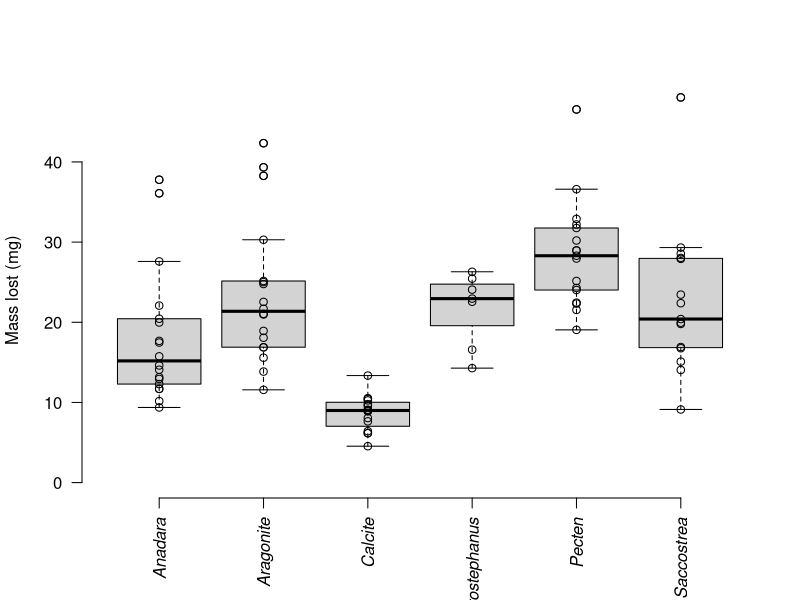
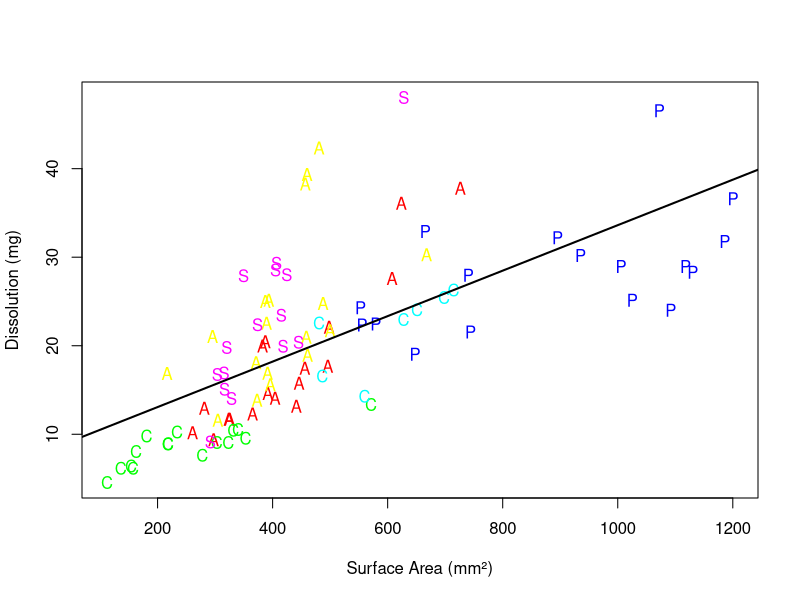
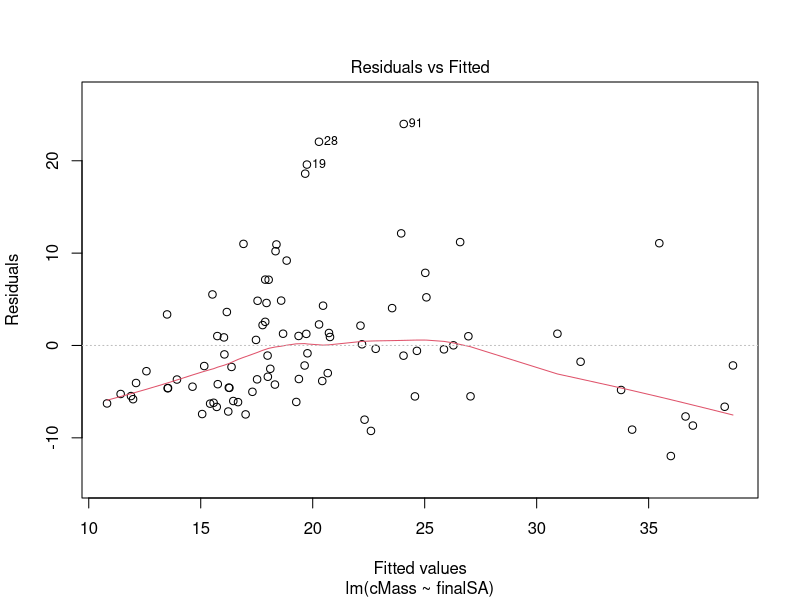
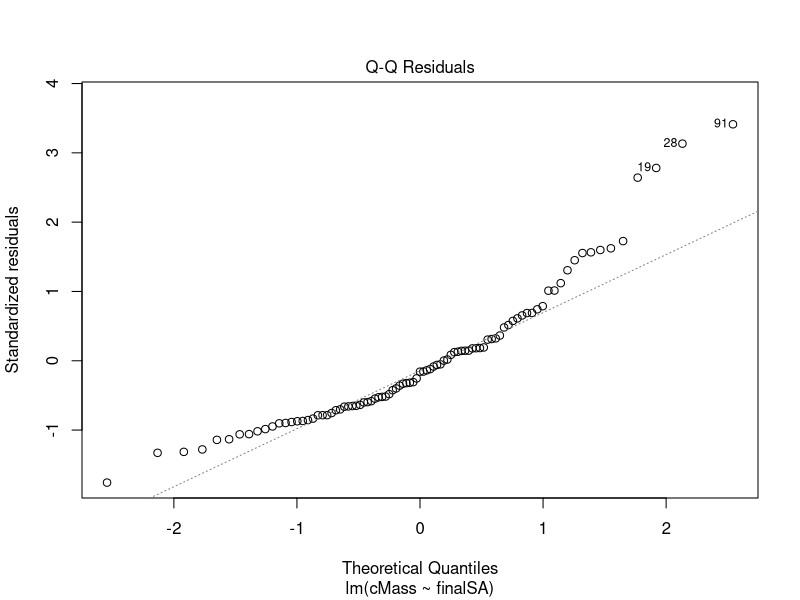
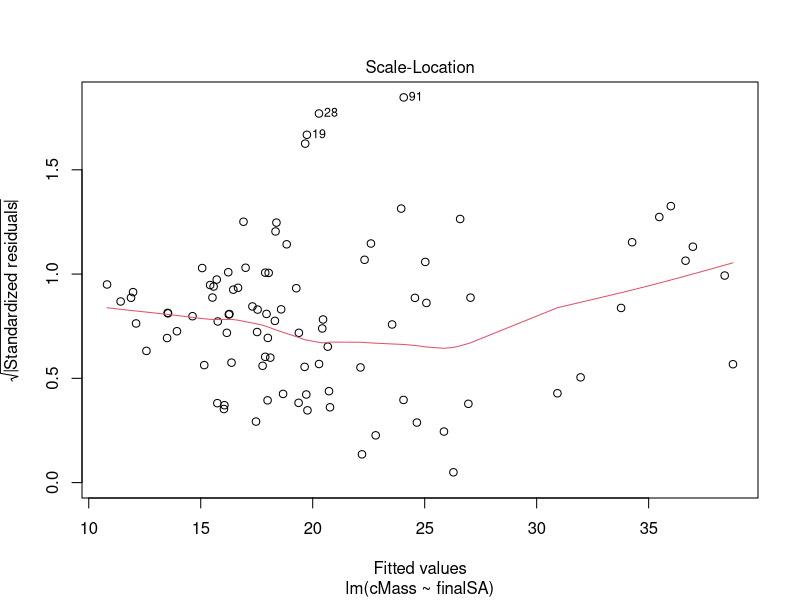
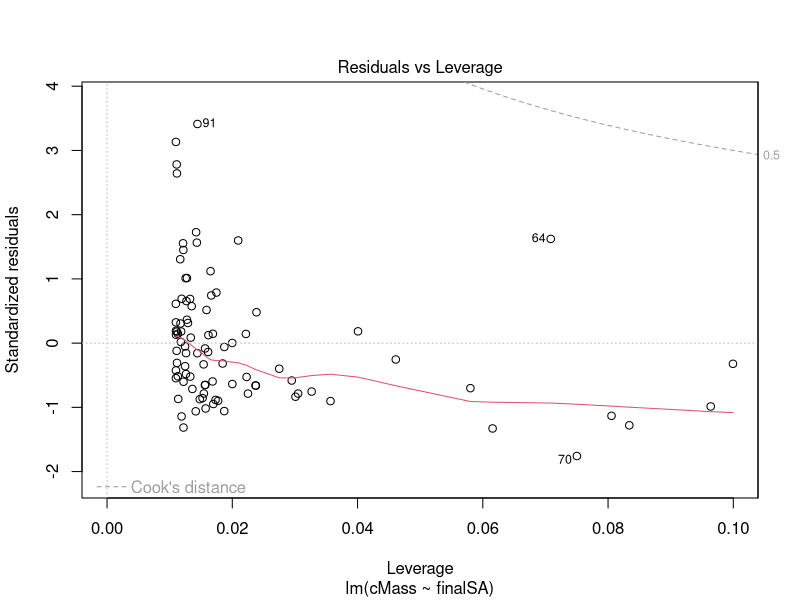
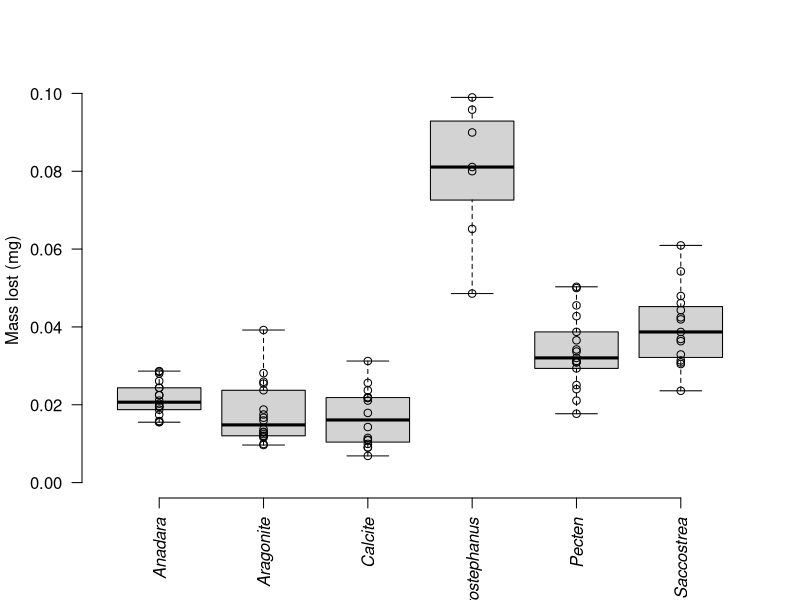
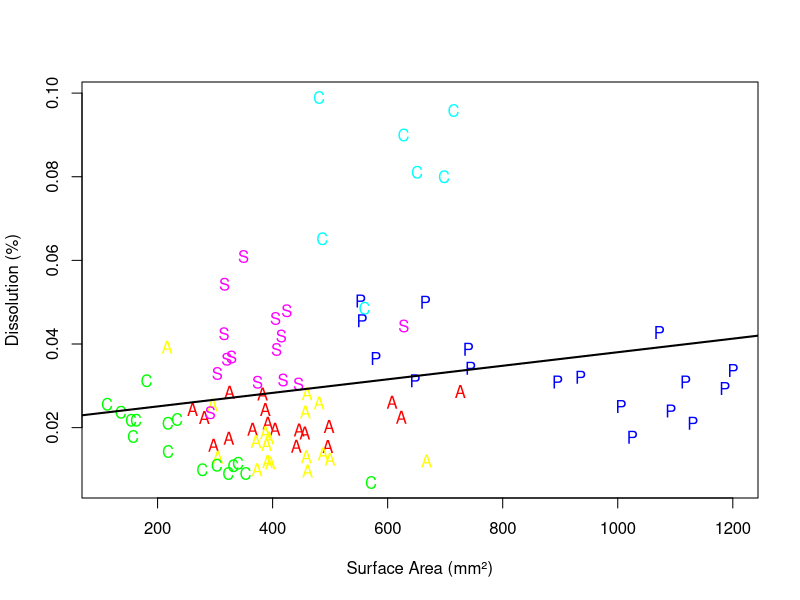

Reproduce these figures in R, in order.
################################  FILE LICENSE  ################################
#
#	This file is copyright (C) 2023 Mikayla Schmidt
#
#	This program is free software; you can redistribute it and/or modify it 
#	under the terms of version 3 the GNU General Public License as published 
#	by the Free Software Foundation.
#
#	This program is distributed in the hope that it will be useful, but WITHOUT
#	ANY WARRANTY; without even the implied warranty of MERCHANTABILITY or 
#	FITNESS FOR A PARTICULAR PURPOSE.  See the GNU General Public License for 
#	more details.
#
#	To view a copy of the license go to:
#	http://www.gnu.org/licenses/licenses.html#GPL
#	
################################################################################


#Script for analysis of cleaned data after processing, for Ch2 Expt 1
#0.0 Setup for everything
setwd("C:/Users/micke/OneDrive/Desktop/Ch2 data")
dShell <- read.csv('./Ch2Clean_Expt1.csv')

pData <- dShell
TAXA <- unique(pData$taxon)
pData$taxon <- as.factor(pData$taxon)
taxa <- sort(unique(pData$taxon))
tFont <- rep(3,length(taxa))
tFont[which(taxa == 'Anadara')] <- 1
taxaAbrev <- substring(taxa,0,5)
TAXA2 <- data.frame(taxon=taxa, tFont = tFont, tPoint=substring(taxa,0,1), tAbrev = taxaAbrev, tColor=rainbow(length(taxa)), tLine = 1:length(taxa))
pData<-merge(pData,TAXA2,by='taxon')


#1.0 First, cMass relationships  
  #Which is mass lost by taxon 
  plot(cMass ~ taxon, data=pData[!is.na(pData$cMass),], ylim=c(0,max(pData$cMass, na.rm=TRUE)), ann=FALSE, axes=FALSE)
  points(cMass ~ taxon, data=pData[!is.na(pData$cMass),])
  mtext('Mass lost (mg)', side=2, line=3)
  axis(2, las=1)
  axis(1, at=1:length(taxa), labels=taxa, font=3, cex=0.5, las=2)
  
  #Dissolution by total mass (mg, cMass) relationship to surface area (mm^2)
  plot(cMass ~ finalSA, data=pData, xlab='Surface Area (mm\u00b2)', ylab='Dissolution (mg)', col= pData$tColor, pch=substring(pData$taxon, 0, 2))
  fit <- lm(cMass~finalSA, data=pData)
  co <- coef(fit)
  abline(fit, lwd=2)
  plot(fit)
  summary(fit)


#2.0 Then, looking at pMass relationships
  #percent lost by taxon 
  plot(pMass ~ taxon, data=pData[!is.na(pData$pMass),], ylim=c(0,max(pData$pMass, na.rm=TRUE)), ann=FALSE, axes=FALSE)
  points(pMass ~ taxon, data=pData[!is.na(pData$pMass),])
  mtext('Mass lost (mg)', side=2, line=3)
  axis(2, las=1)
  axis(1, at=1:length(taxa), labels=taxa, font=3, cex=0.5, las=2)
  
  #Dissolution by total mass (mg, cMass) relationship to surface area (mm^2)
  plot(pMass ~ finalSA, data=pData, xlab='Surface Area (mm\u00b2)', ylab='Dissolution (%)', col= pData$tColor, pch=substring(pData$taxon, 0, 2))
  fit <- lm(pMass~finalSA, data=pData)
  co <- coef(fit)
  abline(fit, lwd=2)
  plot(fit)
  summary(fit)
  
#3.0 two plots looking at the deviation from spherical
  #third one, for deviation from the 'normal' sphere
  plot(deviation~cSize, data=pData, col= pData$tColor, pch=substring(pData$taxon, 0, 2), ylab='Deviation from Sphere (mm)', xlab='Shell Size (mm)', xlim=c(2,12))
  summaryData <- data.frame(taxon=TAXA2, n=NA,  p=NA, r2=NA, b.est=NA, b.err=NA, slope=NA, slope.err=NA)
  summary(summaryData)
  p = 0
  for(T in TAXA2$taxon){
    temp <- pData[(pData$taxon == T),]
    pref <- TAXA2[(TAXA2$taxon==T),]
    lm.temp <- lm(deviation~cSize, data=temp)
    p <- p + 1
    summaryData[p,'r2'] <- round(summary(lm.temp)$adj.r.squared,3)
    summaryData[p, 'p'] <- round(summary(lm.temp)$coefficients[2,4],7)
    summaryData[p,'slope'] <- round(summary(lm.temp)$coefficients[2,1],3)
    summaryData[p,'slope.err'] <- round(summary(lm.temp)$coefficients[2,2],3)
    summaryData[p,'b.est'] <- round(summary(lm.temp)$coefficients[1,1],3)
    summaryData[p,'b.err'] <- round(summary(lm.temp)$coefficients[1,2], 3)
    summaryData[p,'n'] <- nrow(temp)
    abline(lm.temp, col=pref$tColor, lty=pref$tLine)
  }
  abline(a=0, b=1, lty=2, lwd=1.60)
  abline(a=0, b=0, lty=2, lwd=1.60)
  legend('topleft', legend= paste(TAXA2$taxon,' r\u00b2=',summaryData$r2), col=TAXA2$tColor, lty=TAXA2$tLine, text.font = TAXA2$tFont, pch= TAXA2$tPoint, text.col= TAXA2$tColor)
  legend('topleft', legend= paste(TAXA2$taxon,' slope diff=',1-summaryData$slope), col=TAXA2$tColor, lty=TAXA2$tLine, text.font = TAXA2$tFont, pch= TAXA2$tPoint, text.col= TAXA2$tColor)
  
  print(summaryData)
  
  #alternative deviation plot
  plot(deviation~taxon, data=pData, xlab ='', xaxt ='n', ylab = 'Devation from Spherical (mm)')
  points(deviation~taxon, data = pData)
  abline(h=0)
  mtext('Taxon', side = 1, line = 6)
  axis(1, at=1:length(taxa), labels=taxa, font=3, cex=0.5, las=2)
  
  
#4.0 densityMV, which should be substituted for the csize metric because is more accurate metric
  plot(mass1~volume, data=pData, col= pData$tColor, pch=substring(pData$taxon, 0, 2), ylab='Starting Mass (mg)', xlab='Volume (mm\U00b3)')
  arag <- data.frame(volume=0:1500,mass1=(0:1500)*2.83)
  lines(arag$volume, arag$mass1)
  lm(mass1 ~ volume, data=arag)
  calcite <- data.frame(volume=0:1500,mass1=(0:1500)*2.711)
  lines(calcite$volume, calcite$mass1, lty='dashed')
  lm(volume ~ mass1, data=calcite)
  summaryData <- data.frame(taxon=TAXA2, n=NA,  p=NA, r2=NA, b.est=NA, b.err=NA, slope=NA, slope.err=NA)
  summary(summaryData)
  p = 0
  for(T in TAXA2$taxon){
    temp <- pData[(pData$taxon == T),]
    pref <- TAXA2[(TAXA2$taxon==T),]
    lm.temp <- lm(mass1~volume, data=temp)
    p <- p + 1
    summaryData[p,'r2'] <- round(summary(lm.temp)$adj.r.squared,3)
    summaryData[p, 'p'] <- round(summary(lm.temp)$coefficients[2,4],7)
    summaryData[p,'slope'] <- round(summary(lm.temp)$coefficients[2,1],3)
    summaryData[p,'slope.err'] <- round(summary(lm.temp)$coefficients[2,2],3)
    summaryData[p,'b.est'] <- round(summary(lm.temp)$coefficients[1,1],3)
    summaryData[p,'b.err'] <- round(summary(lm.temp)$coefficients[1,2], 3)
    summaryData[p,'n'] <- nrow(temp)
    abline(lm.temp, col=pref$tColor, lty=pref$tLine)
  }

  
#5.0 now getting into the actual comparison bit - looking at MassSA
  plot(massSA ~ taxon, data=pData)
  points(massSA ~ taxon, data=pData)
  mtext('Mass lost/surface area (mg/mm2)', side=2, line=3)
  axis(2, las=1)
  axis(1, at=1:length(taxa), labels=taxa, font=3, cex=0.5, las=2) 
  
  #Dissolution by total mass (mg, cMass) relationship to surface area (mm^2)
  #Same as seen in this script previously but is related to above massSA calc
  plot(cMass ~ finalSA, data=pData, xlab='Surface Area (mm\u00b2)', ylab='Dissolution (mg)', col= pData$tColor, pch=substring(pData$taxon, 0, 2))
  fit <- lm(cMass~finalSA, data=pData)
  co <- coef(fit)
  abline(fit, lwd=2)
  plot(fit)
  summary(fit)
 
#6.0 Comparing stuff using t tests and all that
  